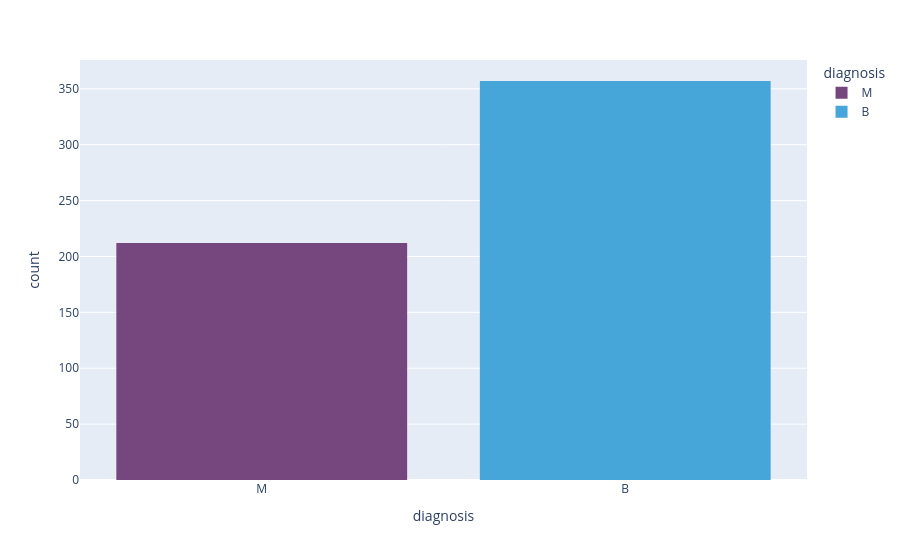

Here is the notebook cell this chart was saved with:
### Markdown cell above
<h1> Step 3.1 Visualise the dataset </h1>
Visualise a histogram to understand the split between the diagnosis (Malignant or Benign)

### Code cell
# interactive bar chart: how many tumours of each diagnosis?
# colour separates malignant (M) from benign (B)
px.histogram(data_frame=df, x='diagnosis', color='diagnosis',color_discrete_sequence=['#76467E','#46A6DA'])

### Figure 1 — Plotly figure (JSON) as saved in the notebook; plotly's stock layout.template omitted (floating-point values rounded to 4 significant figures; data arrays with more than 128 entries replaced by an {"elided": "..."} marker saying what was removed)
{"data": [{"alignmentgroup": "True", "bingroup": "x", "hovertemplate": "diagnosis=%{x}<br>count=%{y}<extra></extra>", "legendgroup": "M", "marker": {"color": "#76467E", "pattern": {"shape": ""}}, "name": "M", "offsetgroup": "M", "orientation": "v", "showlegend": true, "x": {"elided": "212 str values"}, "xaxis": "x", "yaxis": "y", "type": "histogram"}, {"alignmentgroup": "True", "bingroup": "x", "hovertemplate": "diagnosis=%{x}<br>count=%{y}<extra></extra>", "legendgroup": "B", "marker": {"color": "#46A6DA", "pattern": {"shape": ""}}, "name": "B", "offsetgroup": "B", "orientation": "v", "showlegend": true, "x": {"elided": "357 str values"}, "xaxis": "x", "yaxis": "y", "type": "histogram"}], "layout": {"xaxis": {"anchor": "y", "domain": [0.0, 1.0], "title": {"text": "diagnosis"}, "categoryorder": "array", "categoryarray": ["M", "B"]}, "yaxis": {"anchor": "x", "domain": [0.0, 1.0], "title": {"text": "count"}}, "legend": {"title": {"text": "diagnosis"}, "tracegroupgap": 0}, "margin": {"t": 60}, "barmode": "relative"}}
